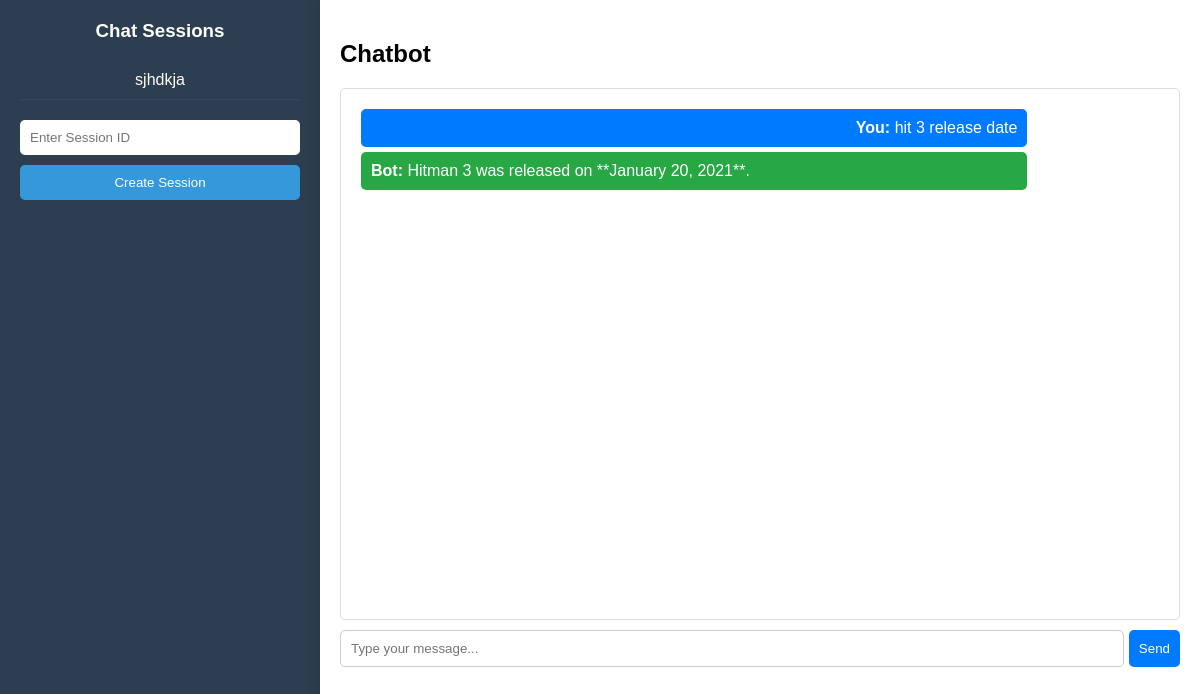
Page /chatbot?session_id=koushik (signed in) on the committed database.
### app.py (models this page shows)
class Session(db.Model):
    __tablename__ = 'sessions'
    id = db.Column(db.Integer, primary_key=True)
    user_id = db.Column(db.Integer, db.ForeignKey('users.id'), nullable=False)
    session_id = db.Column(db.String(50), unique=True, nullable=False)
    created_at = db.Column(db.DateTime, default=datetime.datetime.now())
    user = db.relationship('User', backref=db.backref('sessions', lazy=True))

class ChatHistory(db.Model):
    __tablename__ = 'chat_history'
    id = db.Column(db.Integer, primary_key=True)
    session_id = db.Column(db.String(50), db.ForeignKey('sessions.session_id'), nullable=False)
    user_message = db.Column(db.Text, nullable=False)
    bot_response = db.Column(db.Text, nullable=False)
    timestamp = db.Column(db.DateTime, default=datetime.datetime.now())
    session = db.relationship('Session', backref=db.backref('chat_history', lazy=True))

### app.py (the view, shortened to what this page needs)
@app.route('/chatbot', methods=['GET','POST'])
def chatbot():
    if "user_id" not in session:
        return redirect(url_for('login'))
    user = User.query.get(session['user_id'])
    if not user or not user.groq_api_key:
        return redirect(url_for('profile'))
    api_key = user.groq_api_key
    current_session_id = request.args.get('session_id',None)
    chat_history = get_chat_history(current_session_id) if current_session_id else []
    return render_template('chatbot.html', user_sessions=get_user_sessions(), current_session_id=current_session_id, chat_history=chat_history, show_api_popup=False, groq_api_key=api_key)

### app.py (called while the page is built)
def get_chat_history(session_id):
    if not session_id:
        return []
    history = ChatHistory.query.filter_by(session_id=session_id).order_by(ChatHistory.timestamp).all()
    formatted_history = []
    for chat in history:
        formatted_history.append({"role": "user", "content": chat.user_message})
        formatted_history.append({"role": "assistant", "content": chat.bot_response})
    return formatted_history

def get_user_sessions():
    return Session.query.filter_by(user_id=session['user_id']).all()

### templates/chatbot.html (shortened to what this page needs)
<!DOCTYPE html>
<html lang="en">
<head>
</head>
<body>
  <div class="sidebar">
    <h3>Chat Sessions</h3>
    <div id="session-list">
      {% for sess in user_sessions %}
        <div class="session">
          <a href="{{ url_for('chatbot') }}?session_id={{ sess.session_id }}">
            {{ sess.session_id }}
          </a>
        </div>
      {% endfor %}
    </div>
    <form action="{{ url_for('create_new_session') }}" method="post" class="new-session">
      <input type="text" name="session_id" placeholder="Enter Session ID" required>
      <button type="submit">Create Session</button>
    </form>
  </div>
  <div class="chat-container">
    <h2>Chatbot</h2>
    {% if not groq_api_key %}
    <div class="update-profile">
      <p>No API Key found! Please update your <a href="{{ url_for('profile') }}">profile</a> to proceed.</p>
    </div>
    {% else %}
    <div class="chat-box" id="chat-box">
      {% if chat_history %}
        {% for chat in chat_history %}
        {% if 'user' == chat.role %}
          <div class="user-message"><strong>You:</strong> {{ chat.content }}</div>
        {% else %}
          <div class="bot-message"><strong>Bot:</strong> {{ chat.content }}</div>
        {% endif %}
        {% endfor %}
      {% endif %}
    </div>
    <form action="{{ url_for('chatbot') }}" method="post" class="chat-input">
      <input type="text" name="question" placeholder="Type your message..." required>
      <button type="submit">Send</button>
    </form>
    {% endif %}
  </div>
</body>
</html>

### templates/chatbot.html (style rules this page uses)
body { font-family: Arial, sans-serif; margin: 0; padding: 0; display: flex; height: 100vh; background-color: #f4f4f4; }
.sidebar { width: 25%; background-color: #2c3e50; color: white; padding: 20px; overflow-y: auto; }
.sidebar h3 { margin-top: 0; text-align: center; }
.session { padding: 10px; margin: 5px 0; cursor: pointer; border-bottom: 1px solid #34495e; text-align: center; }
.session a { color: white; text-decoration: none; display: block; }
.new-session { display: flex; flex-direction: column; gap: 10px; margin-top: 20px; }
.new-session input, .new-session button { padding: 10px; border-radius: 5px; border: none; }
.new-session button { background-color: #3498db; color: white; cursor: pointer; }
.chat-container { width: 75%; display: flex; flex-direction: column; padding: 20px; background: white; box-shadow: -3px 0px 10px rgba(0,0,0,0.1); }
.chat-box { flex: 1; padding: 15px; border-radius: 5px; background-color: #fff; overflow-y: auto; max-height: 500px; border: 1px solid #ddd; }
.user-message, .bot-message { padding: 10px; margin: 5px; border-radius: 5px; max-width: 80%; }
.user-message { background-color: #007bff; color: white; align-self: flex-end; text-align: right; }
.bot-message { background-color: #28a745; color: white; align-self: flex-start; text-align: left; }
.chat-input { display: flex; margin-top: 10px; }
.chat-input input { flex: 1; padding: 10px; border: 1px solid #ccc; border-radius: 5px; }
.chat-input button { padding: 10px; margin-left: 5px; background-color: #007bff; color: white; border: none; border-radius: 5px; cursor: pointer; }

### rows in the picture
ChatHistory: content "hit 3 release date", content "Hitman 3 was released on **January 20, 2021**."

### other values in the picture
{{ sess.session_id }} "sjhdkja"
